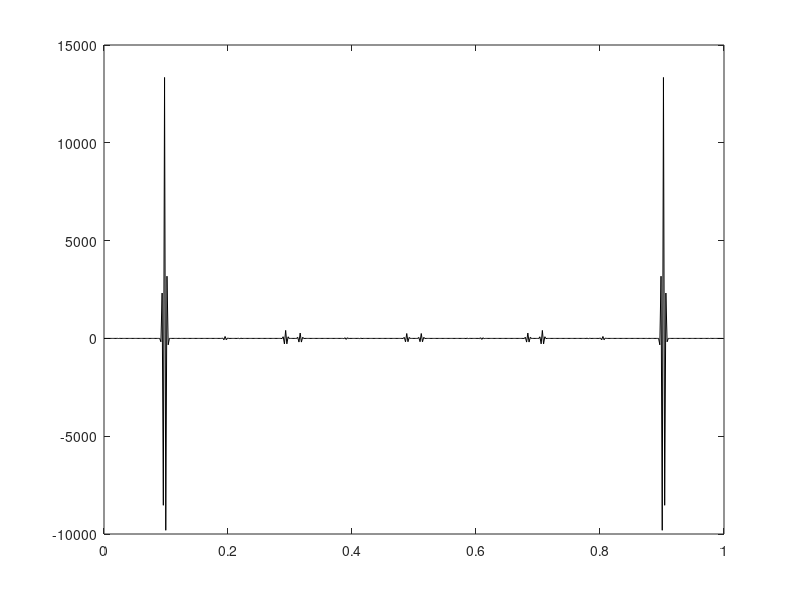

MATLAB code for this plot:
clear;

Fs=512;%采样频率
Ts=1/Fs;%采样周期
N=512;%N—DFT
% L=20;%原信号序列长度
t=(0:N-1).*Ts;%时域自变量
f = [50.1 100 150 200 250 300 350 400 450 500 550]; % Frequency of signal components (Hz)
A = [220 1.4 6.3 1.0 5.5 0.6 3.2 0.2 1.5 0.1 0.9]; % Amplitude of signal components
ph = deg2rad([30 39.3 44.5 122.3 60 75.5 20 143.2 88.3 122.3 90]); % Phase of signal components (rad)
x = zeros(1,length(t));
for k = 1:length(f)
      x = x + A(k)*cos(2*pi*f(k)*t+ph(k));
end

%% 4项3阶Nuttall窗函数参数
a0 = 0.355768;
a1 = 0.487396;
a2 = 0.144232;
a3 = 0.012604;
N = 512;                % 窗长
n = 0:N-1;              % 时间索引

%% 计算Nuttall窗
w1 = a0 - a1*cos(2*pi*n/(N-1)) + a2*cos(4*pi*n/(N-1)) - a3*cos(6*pi*n/(N-1)); %4项3阶Nuttall窗函数
y=x.*w1;
% x= 3.2*cos(25*2*pi*t+pi/9)+380*cos(50*2*pi*t+pi/3)+20*cos(150*2*pi*t+pi/6)+2.8*cos(180*2*pi*t+25/180*pi)+16.4*cos(250*2*pi*t+100/180*pi)+...
            % +1.8*cos(320*2*pi*t+2*pi/3)+12*cos(350*2*pi*t+pi*5/6)+1.4*cos(380*2*pi*t+pi)+10*cos(450*2*pi*t+7*pi/6); 
 % plot(t,y,'k','LineWidth',1.2);
y=fft(y);
plot(t,y,'k');
% xlabel("Time");
% ylabel('Amplitude');
% % legend('参考信号','估计信号');
% noise = 0.01*randn(size(x));
% x = x + noise;

% %%%%%%%%%%%%%%%%%%%%%%%%%%%%%%%%%%%%%%%%%%%%%%%%%%%%%%%%%%%%%%%%%%%%%%%%%%%%%%%%%%%%%%%%
% %加窗效果有待验证%上和%下的代码都可以跑通
% win = nuttall(N, 'numTerms', 4, 'Order', 3);
% win = win/sum(win); % Ensures that the sum of the window is 1
% % Convolution of windows (double windowing)
% win_conv = conv(win,win);
% win_conv = win_conv/sum(win_conv); % Ensures that the sum of the 
% % window is 1
% % Single windowing of last N samples for FFT
% x_win = x(end-N+1:end).*win;
% %%%%%%%%%%%%%%%%%%%%%%%%%%%%%%%%%%%%%%%%%%%%%%%%%%%%%%%%%%%%%%%%%%%%%%%%%%%%%%%%%%%%%%%%%%
% legend("估计信号")
% Y=fft(y)/N*2.8;%fft变换
% P=angle(Y);
% Y=abs(Y);%实际幅值变换
% f=(0:N-1)*Fs./N;%实际频率变换
% % subplot(211);
% Y(2:end) = 2*Y(2:end);
% plot(f(1:N/2),Y(1:N./2),'r',LineWidth=1.1);
% xlabel("f/Hz")
% grid on
% f=f-Fs./2;%移位
% subplot(212);
% stem(f,fftshift(Y));%移位
% title("N-DFT变换幅频响应双边")
% xlabel("f/Hz")
% grid on

% figure
% subplot(211)
% plot(t,x)
% title("原信号")
% xlabel("t/s")
% grid on
% Y=fft(x);
% xx=ifft(Y);
% subplot(212)
% plot(t,xx)
% title("ifft原信号")
% xlabel("t/s")
% grid on

% % 
% t=0:0.2/1023:0.2;
% x=100*cos(50*2*pi*t)+30*cos(100*2*pi*t)+80*cos(150*2*pi*t)+15*cos(200*2*pi*t)+20*cos(250*2*pi*t)...
%     +8*cos(300*2*pi*t)+10*cos(350*2*pi*t)+2*cos(400*2*pi*t)+5*cos(450*2*pi*t)+cos(500*2*pi*t); %参考项,10次谐波
% y=100*cos(50*1.2*2*pi*t)+30*cos(100*0.9*2*pi*t)+80*cos(150*1.15*2*pi*t)+15*cos(200*0.98*2*pi*t)+20*cos(1.02*250*2*pi*t)...
%     +8*cos(300*1.04*2*pi*t)+10*cos(350*2*pi*t)+2*cos(400*1.1*2*pi*t)+5*cos(450*2*pi*t)+cos(0.99*500*2*pi*t); %参考项,10次谐波
% plot(t,x,'b');
% grid on
% hold on
% plot(t,y,'ro-');
% 
% % Parameters
% f0 = 50;             % Fundamental frequency in Hz
% A0 = 100;            % Amplitude of the fundamental wave
% harmonics = 10;      % Number of harmonics to include
% fs = 5000;           % Sampling frequency in Hz
% N = 1024;            % Number of sampling points
% t = (0:N-1) / fs;    % Time vector based on sampling frequency
% 
% % Initialize waveform with the fundamental frequency
% y = A0 * sin(2 * pi * f0 * t);
% 
% % Add harmonics
% for k = 2:harmonics
%     Ak = A0 / k;           % Amplitude of the k-th harmonic
%     fk = k * f0;           % Frequency of the k-th harmonic
%     y = y + Ak * sin(2 * pi * fk * t);
% end
% 
% % Perform DFT using FFT
% Y = fft(y, N);
% 
% % Perform inverse DFT using IFFT
% y_inv = ifft(Y, N);
% 
% % Plot the original and inverse transformed waveforms
% figure;
% subplot(2,1,1);
% plot(t, y);
% xlabel('Time (s)');
% ylabel('Amplitude');
% title('Original Waveform');
% grid on;
% 
% subplot(2,1,2);
% plot(t, real(y_inv));
% xlabel('Time (s)');
% ylabel('Amplitude');
% title('Waveform after Inverse DFT');
% grid on;

% % 参数设置
% f0 = 50;             % 基波频率 (Hz)
% A0 = 100;            % 基波幅度
% harmonics = 10;      % 谐波数量
% fs = 5000;           % 采样频率 (Hz)
% N = 1024;            % 采样点数
% t = (0:N-1) / fs;    % 时间向量
% 
% % 构造原始谐波波形
% y_orig = A0 * sin(2 * pi * f0 * t);  
% for k = 2:harmonics
%     Ak = A0 / k;                    % k次谐波幅度
%     fk = k * f0;                    % k次谐波频率
%     y_orig = y_orig + Ak * sin(2 * pi * fk * t);
% end
% 
% % 初始猜测：间谐波幅度与频率
% initial_params = [5 * ones(1, harmonics), 0.1 * f0 * ones(1, harmonics)];
% 
% % 全局变量用于记录目标函数值及谐波参数
% global objective_values amplitude_history frequency_history;
% objective_values = [];
% amplitude_history = []; % 存储每次迭代的谐波幅度
% frequency_history = []; % 存储每次迭代的谐波频率
% 
% % 优化目标函数定义
% objective_func = @(params) compute_error(params, y_orig, f0, t, harmonics);
% 
% % 使用fmincon进行优化
% options = optimoptions('fmincon', 'Display', 'iter', 'Algorithm', 'sqp');
% lb = zeros(1, 2 * harmonics);  % 参数下界（幅度和频率均大于0）
% ub = [A0 * ones(1, harmonics), 2 * f0 * ones(1, harmonics)];  % 参数上界
% 
% optimal_params = fmincon(objective_func, initial_params, [], [], [], [], lb, ub, [], options);
% 
% % 计算最优参数下的间谐波波形
% [y_inter_opt] = generate_waveform(optimal_params, f0, t, harmonics);
% 
% % 绘制结果
% figure;
% subplot(3,1,1);
% plot(t, y_orig);
% xlabel('Time (s)');
% ylabel('Amplitude');
% title('Original Harmonic Waveform');
% grid on;
% 
% subplot(3,1,2);
% plot(t, y_inter_opt);
% xlabel('Time (s)');
% ylabel('Amplitude');
% title('Optimized Waveform with Interharmonics');
% grid on;
% 
% subplot(3,1,3);
% plot(objective_values);
% xlabel('Iteration');
% ylabel('Objective Function Value');
% title('Objective Function Value per Iteration');
% grid on;

% % 绘制谐波参数变化
% figure;
% for k = 1:harmonics
%     subplot(harmonics,2,2*k-1);
%     plot(amplitude_history(:, k));
%     xlabel('Iteration');
%     ylabel(['Amplitude of Harmonic ', num2str(k)]);
%     title(['Amplitude of Harmonic ', num2str(k)]);
%     grid on;
% 
%     % subplot(harmonics,2,2*k);
%     % plot(frequency_history(:, k));
%     % xlabel('Iteration');
%     % ylabel(['Frequency of Harmonic ', num2str(k)]);
%     % title(['Frequency of Harmonic ', num2str(k)]);
%     % grid on;
% end
% 
% %% 目标函数计算：原始波形与间谐波波形之间的误差平方和
% function error = compute_error(params, y_orig, f0, t, harmonics)
%     global objective_values amplitude_history frequency_history;
%     y_inter = generate_waveform(params, f0, t, harmonics);
%     error = sum((y_orig - y_inter).^2);  % 计算误差的平方和
%     objective_values = [objective_values; error]; % 记录每次迭代的目标函数值
% 
%     % 分解参数，记录每个谐波的幅度和频率
%     amplitude_history = [amplitude_history; params(1:harmonics)];
%     frequency_history = [frequency_history; params(harmonics+1:end)];
% end
% 
% %% 根据参数生成间谐波波形
% function y_inter = generate_waveform(params, f0, t, harmonics)
%     y_inter = zeros(size(t));
%     for k = 1:harmonics
%         Ak = params(k);                    % 第k个间谐波的幅度
%         fk = k * f0 + params(harmonics + k);  % 第k个间谐波的频率
%         y_inter = y_inter + Ak * sin(2 * pi * fk * t);
%     end
% end
% 
% 
% 
